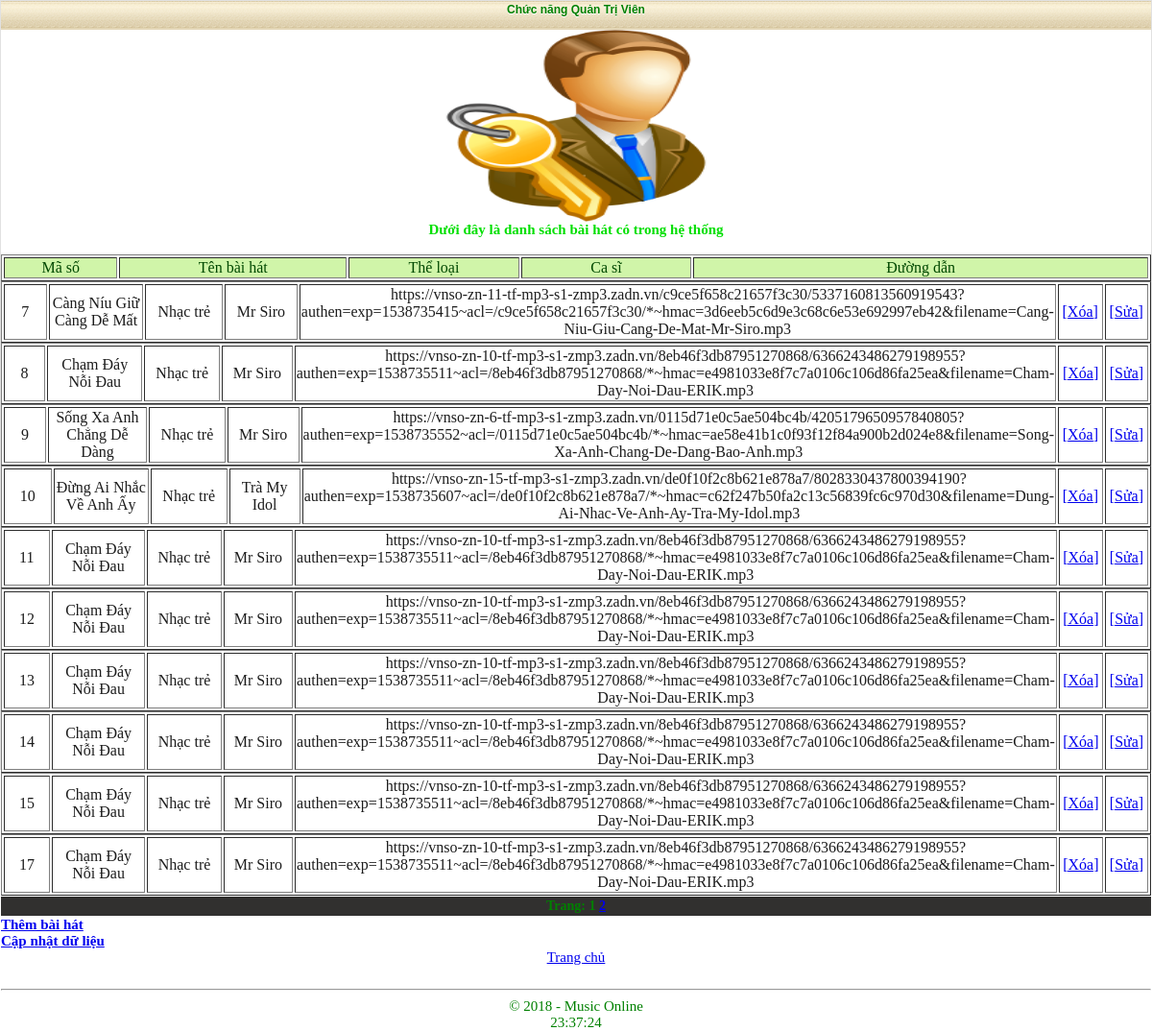
The page /choosing.php?mod=ds_bh (signed in) on the database as committed earlier.
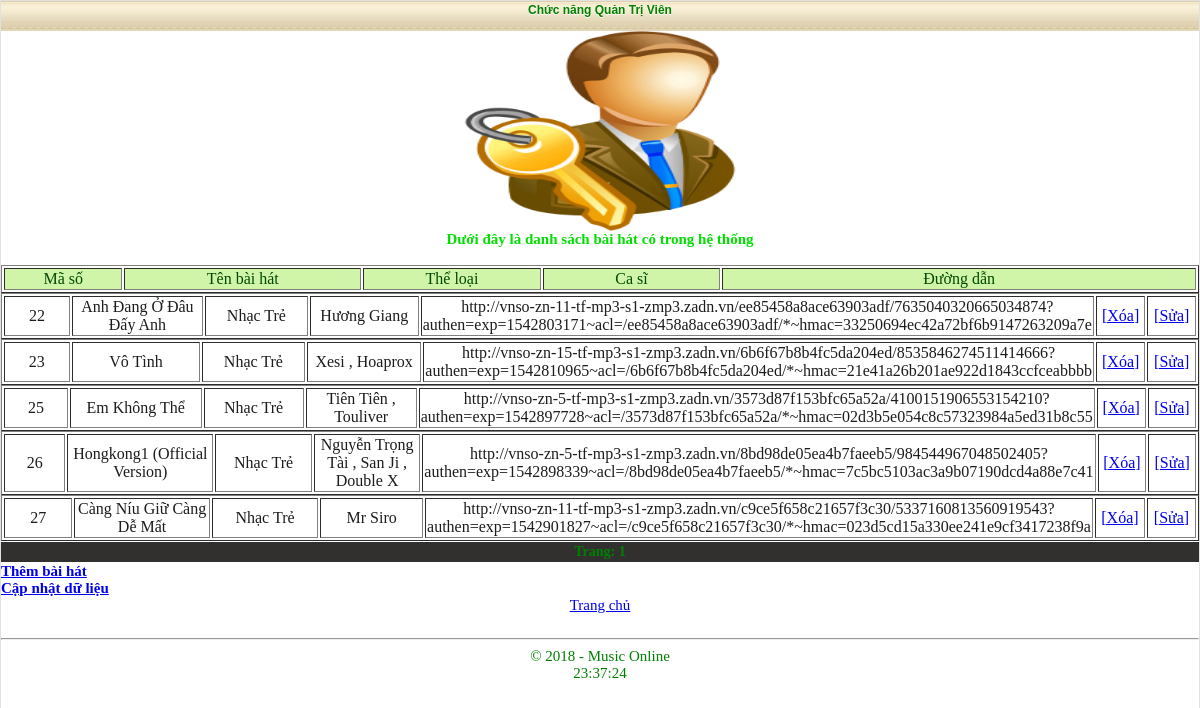
The same page on the database as committed later.
### tables this page shows
CREATE TABLE `baihat` (
  `idBH` int(20) NOT NULL,
  `TenBH` varchar(100) NOT NULL,
  `theloai` varchar(50) NOT NULL,
  `casi` varchar(50) NOT NULL,
  `mp3` text NOT NULL,
  `anh` text NOT NULL
);

### system/include/settings.inc (called while the page is built, shortened)
<?php
if (isset ($_SESSION['log']) && isset ($_SESSION['pass'])) {
    $log = $_SESSION['log'];
    $pas = $_SESSION['pass'];
}
elseif (isset ($_COOKIE['log']) && isset ($_COOKIE['pas'])) {
    $log = base64_decode($_COOKIE['log']);
    $_SESSION['log'] = $log;
    $pas = $_COOKIE['pas'];
    $_SESSION['pass'] = $pas;
}
$req = mysql_query("SELECT * FROM `users` WHERE `usr` = '$log' and `pass`='$pas' LIMIT 1");
$avto = mysql_num_rows($req);
if ($avto == 1)
    $thonline = 1;
?>

### choosing.php (the view, shortened to what this page needs)
<?php
include('system/include/settings.inc');
include('system/include/head.inc');
echo '<div class="title"><center>Chức năng Quản Trị Viên</center></div><div>';
if($thonline == 1)
{
    echo '<center><img src="qtv.png" width="30%" height="25%"></center>';
switch($_GET[mod])
{
case 'ds_bh':
    echo '<center><b><font color="#01DF01">Dưới đây là danh sách bài hát có trong hệ thống</font></b></center>';
    echo '<br><table border="1" width="100%"><tbody><tr><td align="center" bgcolor="#D0F5A9" width="10%"><font color="#004800">Mã số</font></td><td align="center" bgcolor="#D0F5A9" width="20%"><font color="#004800">Tên bài hát</font></td><td align="center" bgcolor="#D0F5A9" width="15%"><font color="#004800">Thể loại</font></td><td align="center" bgcolor="#D0F5A9" width="15%"><font color="#004800">Ca sĩ</font></td><td align="center" bgcolor="#D0F5A9" width="40%"><font color="#004800">Đường dẫn</font></td></tr></tbody></table>';
$at_page=10;
$page = (int)$_GET['page'];
$s=mysql_result(mysql_query("SELECT COUNT(`idBH`) FROM `baihat`"),0);
$total = intval(($s - 1) / $at_page) + 1;
$page = (int)$page;
if(empty($page) or $page < 0) $page = 1;
$from = $page * $at_page - $at_page;
$req = mysql_query("SELECT * FROM `baihat` ORDER BY `idBH` ASC LIMIT ".$from.",".$at_page."");
$avto=mysql_num_rows($req);
if($avto>=1){
While($mag = mysql_fetch_array($req)){
echo '<table border="1" background="anhnen.jpg" width="100%" height="5%"><tbody><tr><td align="center" width="10%"><font color="#1C1C1C">'.$mag[idBH].'</font></td><td align="center" width="20%"><font color="#1C1C1C">'.$mag[TenBH].'</font></td><td align="center" width="15%"><font color="#1C1C1C">'.$mag[theloai].'</font></td><td align="center" width="15%"><font color="#1C1C1C">'.$mag[casi].'</font></td><td align="center" width="30%"><font color="#1C1C1C">'.$mag[mp3].'</font></td><td align="center" width="5%"><font color="red"><a href="choosing.php?mod=xoa_bh&&maso='.$mag[idBH].'">[Xóa]</a></font></td><td align="center" width="5%"><font color="red"><a href="choosing.php?mod=sua_bh&&maso='.$mag[idBH].'">[Sửa]</a></font></td></tr></tbody></table>';
}}else{
echo'<b>Không có bài hát nào trong danh sách.</b><br/>';}
echo '<div class="trang">';
echo'<b>';
if($s > 1)
{
if($page + 1 <= $total) $page1right = ' <a href= ?mod=ds_bh&page='. ($page + 1) .'>'. ($page + 1) .'</a>';
if($s > $onpage) echo 'Trang: '.$go1.''.$page2left.$page1left.'<b>'.$page.'</b>'.$page1right.$page2right.''.$outpage.'<br/>';
}
echo'</b>';
echo'</div>';
echo'<b><a href="choosing.php?mod=them_bh">Thêm bài hát</a></b><br/>';
echo'<b><a href="choosing.php?mod=capnhat_txt">Cập nhật dữ liệu</a></b><br/>';
break;
}
echo '<a href="?"><center>Trang chủ</center></a><br>';
}else{
header ('Location: index.php');
}
echo '<hr>';
include('system/include/end.inc');
?>

### system/include/head.inc
<?php
echo '<html><head><meta http-equiv="Content-Type" content="text/html; charset=utf-8"/><meta forua="true" http-equiv="Cache-Control" content="no-cache,no-store,must-revalidate"/><title>Thế giới âm nhạc</title></head>
<link rel="stylesheet" href="../../system/themes/style2.css" type="text/css" />';
echo'<div class="content">';
?>

### system/include/end.inc
<?php
echo "</div></body></html>";
echo "</body></html>";
echo'<div class = "copy" >';
$time=date("H:i:s", time());
echo '<center>&copy 2018 - Music Online<br />'.$time.'</center></div>';
?>

### system/themes/style2.css (style rules this page uses)
.trang { text-align: center; padding: 2px; background-color: #31302F; margin-top: 1px; margin-bottom: 1px; font-weight: bold; font-size: 14px; }
.title { font-size:12px; font-family:Geneva, Arial, Helvetica, sans-serif; background:#E3D6B6 url(razdel.png) repeat-x; padding-right: 0px; padding-left: 0px; height: 28px; font-weight: bold; text-align: left; text-shadow: #fff 0px 1px 0px; padding-top: 2px; }

Rows that differ between the two databases and show on the page:
removed baihat: idBH "7", TenBH "Càng Níu Giữ Càng Dễ Mất", theloai "Nhạc trẻ", casi "Mr Siro", mp3 "https://vnso-zn-11-tf-mp3-s1-zmp3.zadn.vn/c9ce5f658c21657f3c30/5337160813560919543?authen=exp=1538735415~acl=/c9ce5f658c21657f3c30/*~hmac=3d6eeb5c6d9e3c68c6e53e692997eb42&filename=Cang-Niu-Giu-Cang-De-Mat-Mr-Siro.mp3"
removed baihat: idBH "8", TenBH "Chạm Đáy Nỗi Đau", theloai "Nhạc trẻ", casi "Mr Siro", mp3 "https://vnso-zn-10-tf-mp3-s1-zmp3.zadn.vn/8eb46f3db87951270868/6366243486279198955?authen=exp=1538735511~acl=/8eb46f3db87951270868/*~hmac=e4981033e8f7c7a0106c106d86fa25ea&filename=Cham-Day-Noi-Dau-ERIK.mp3"
removed baihat: idBH "9", TenBH "Sống Xa Anh Chẳng Dễ Dàng", theloai "Nhạc trẻ", casi "Mr Siro", mp3 "https://vnso-zn-6-tf-mp3-s1-zmp3.zadn.vn/0115d71e0c5ae504bc4b/4205179650957840805?authen=exp=1538735552~acl=/0115d71e0c5ae504bc4b/*~hmac=ae58e41b1c0f93f12f84a900b2d024e8&filename=Song-Xa-Anh-Chang-De-Dang-Bao-Anh.mp3"
removed baihat: idBH "10", TenBH "Đừng Ai Nhắc Về Anh Ấy", theloai "Nhạc trẻ", casi "Trà My Idol", mp3 "https://vnso-zn-15-tf-mp3-s1-zmp3.zadn.vn/de0f10f2c8b621e878a7/8028330437800394190?authen=exp=1538735607~acl=/de0f10f2c8b621e878a7/*~hmac=c62f247b50fa2c13c56839fc6c970d30&filename=Dung-Ai-Nhac-Ve-Anh-Ay-Tra-My-Idol.mp3"
removed baihat: idBH "11", TenBH "Chạm Đáy Nỗi Đau", theloai "Nhạc trẻ", casi "Mr Siro", mp3 "https://vnso-zn-10-tf-mp3-s1-zmp3.zadn.vn/8eb46f3db87951270868/6366243486279198955?authen=exp=1538735511~acl=/8eb46f3db87951270868/*~hmac=e4981033e8f7c7a0106c106d86fa25ea&filename=Cham-Day-Noi-Dau-ERIK.mp3"
removed baihat: idBH "12", TenBH "Chạm Đáy Nỗi Đau", theloai "Nhạc trẻ", casi "Mr Siro", mp3 "https://vnso-zn-10-tf-mp3-s1-zmp3.zadn.vn/8eb46f3db87951270868/6366243486279198955?authen=exp=1538735511~acl=/8eb46f3db87951270868/*~hmac=e4981033e8f7c7a0106c106d86fa25ea&filename=Cham-Day-Noi-Dau-ERIK.mp3"
removed baihat: idBH "13", TenBH "Chạm Đáy Nỗi Đau", theloai "Nhạc trẻ", casi "Mr Siro", mp3 "https://vnso-zn-10-tf-mp3-s1-zmp3.zadn.vn/8eb46f3db87951270868/6366243486279198955?authen=exp=1538735511~acl=/8eb46f3db87951270868/*~hmac=e4981033e8f7c7a0106c106d86fa25ea&filename=Cham-Day-Noi-Dau-ERIK.mp3"
removed baihat: idBH "14", TenBH "Chạm Đáy Nỗi Đau", theloai "Nhạc trẻ", casi "Mr Siro", mp3 "https://vnso-zn-10-tf-mp3-s1-zmp3.zadn.vn/8eb46f3db87951270868/6366243486279198955?authen=exp=1538735511~acl=/8eb46f3db87951270868/*~hmac=e4981033e8f7c7a0106c106d86fa25ea&filename=Cham-Day-Noi-Dau-ERIK.mp3"
removed baihat: idBH "15", TenBH "Chạm Đáy Nỗi Đau", theloai "Nhạc trẻ", casi "Mr Siro", mp3 "https://vnso-zn-10-tf-mp3-s1-zmp3.zadn.vn/8eb46f3db87951270868/6366243486279198955?authen=exp=1538735511~acl=/8eb46f3db87951270868/*~hmac=e4981033e8f7c7a0106c106d86fa25ea&filename=Cham-Day-Noi-Dau-ERIK.mp3"
removed baihat: idBH "17", TenBH "Chạm Đáy Nỗi Đau", theloai "Nhạc trẻ", casi "Mr Siro", mp3 "https://vnso-zn-10-tf-mp3-s1-zmp3.zadn.vn/8eb46f3db87951270868/6366243486279198955?authen=exp=1538735511~acl=/8eb46f3db87951270868/*~hmac=e4981033e8f7c7a0106c106d86fa25ea&filename=Cham-Day-Noi-Dau-ERIK.mp3"
added baihat: idBH "22", TenBH "Anh Đang Ở Đâu Đấy Anh", theloai "Nhạc Trẻ", casi "Hương Giang", mp3 "http://vnso-zn-11-tf-mp3-s1-zmp3.zadn.vn/ee85458a8ace63903adf/7635040320665034874?authen=exp=1542803171~acl=/ee85458a8ace63903adf/*~hmac=33250694ec42a72bf6b9147263209a7e"
added baihat: idBH "23", TenBH "Vô Tình", theloai "Nhạc Trẻ", casi "Xesi , Hoaprox", mp3 "http://vnso-zn-15-tf-mp3-s1-zmp3.zadn.vn/6b6f67b8b4fc5da204ed/8535846274511414666?authen=exp=1542810965~acl=/6b6f67b8b4fc5da204ed/*~hmac=21e41a26b201ae922d1843ccfceabbbb"
added baihat: idBH "25", TenBH "Em Không Thể", theloai "Nhạc Trẻ", casi "Tiên Tiên , Touliver", mp3 "http://vnso-zn-5-tf-mp3-s1-zmp3.zadn.vn/3573d87f153bfc65a52a/4100151906553154210?authen=exp=1542897728~acl=/3573d87f153bfc65a52a/*~hmac=02d3b5e054c8c57323984a5ed31b8c55"
added baihat: idBH "26", TenBH "Hongkong1 (Official Version)", theloai "Nhạc Trẻ", casi "Nguyễn Trọng Tài , San Ji , Double X", mp3 "http://vnso-zn-5-tf-mp3-s1-zmp3.zadn.vn/8bd98de05ea4b7faeeb5/984544967048502405?authen=exp=1542898339~acl=/8bd98de05ea4b7faeeb5/*~hmac=7c5bc5103ac3a9b07190dcd4a88e7c41"
added baihat: idBH "27", TenBH "Càng Níu Giữ Càng Dễ Mất", theloai "Nhạc Trẻ", casi "Mr Siro", mp3 "http://vnso-zn-11-tf-mp3-s1-zmp3.zadn.vn/c9ce5f658c21657f3c30/5337160813560919543?authen=exp=1542901827~acl=/c9ce5f658c21657f3c30/*~hmac=023d5cd15a330ee241e9cf3417238f9a"
Other text that changed with them:
$page + 1: "2" → (not shown)
